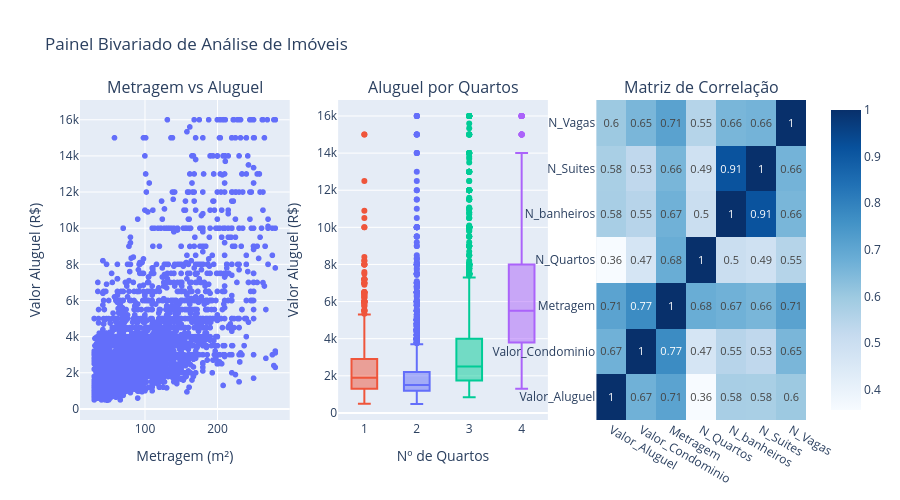

Write notebook code for a chart like this one.
### Code cell
fig = make_subplots(
    rows=1,
    cols=3,
    subplot_titles=(
        "Metragem vs Aluguel",
        "Aluguel por Quartos",
        "Matriz de Correlação",
    ),
)

scatter = px.scatter(df, x="Metragem", y="Valor_Aluguel")
for trace in scatter.data:
    fig.add_trace(trace, row=1, col=1)

box = px.box(df, x="N_Quartos", y="Valor_Aluguel", color="N_Quartos")
for trace in box.data:
    fig.add_trace(trace, row=1, col=2)
    
matriz_corr = df.corr(numeric_only=True)
heatmap = go.Heatmap(
    z=matriz_corr.values,
    x=matriz_corr.columns,
    y=matriz_corr.index,
    colorscale="Blues",
    text=np.round(matriz_corr.values, 2),
    texttemplate="%{text}",
)
fig.add_trace(heatmap, row=1, col=3)

fig.update_layout(
    title_text=" Painel Bivariado de Análise de Imóveis",
    height=500,
    showlegend=False,
)

fig.update_xaxes(title_text="Metragem (m²)", row=1, col=1)
fig.update_yaxes(title_text="Valor Aluguel (R$)", row=1, col=1)

fig.update_xaxes(title_text="Nº de Quartos", row=1, col=2)
fig.update_yaxes(title_text="Valor Aluguel (R$)", row=1, col=2)

fig.show()

print("--- Métricas da Análise Bivariada ---")
print(
    f"Correlação de Pearson (Metragem x Aluguel): {df['Metragem'].corr(df['Valor_Aluguel']):.2f}\n"
)
print("Resumo do Aluguel agrupado por N_Quartos:")
print(df.groupby("N_Quartos")["Valor_Aluguel"].agg(["median", "mean", "std"]))

### Figure 1 — Plotly figure (JSON) as saved in the notebook; plotly's stock layout.template omitted (floating-point values rounded to 4 significant figures; data arrays with more than 128 entries replaced by an {"elided": "..."} marker saying what was removed)
{"data": [{"hovertemplate": "Metragem=%{x}<br>Valor_Aluguel=%{y}<extra></extra>", "legendgroup": "", "marker": {"color": "#636efa", "symbol": "circle"}, "mode": "markers", "name": "", "showlegend": false, "type": "scattergl", "x": {"elided": "7016 int values"}, "xaxis": "x", "y": {"elided": "7016 float values"}, "yaxis": "y"}, {"alignmentgroup": "True", "hovertemplate": "N_Quartos=%{x}<br>Valor_Aluguel=%{y}<extra></extra>", "legendgroup": "2", "marker": {"color": "#636efa"}, "name": "2", "notched": false, "offsetgroup": "2", "orientation": "v", "showlegend": true, "type": "box", "x": {"elided": "3260 int values"}, "x0": " ", "xaxis": "x2", "y": {"elided": "3260 float values"}, "y0": " ", "yaxis": "y2"}, {"alignmentgroup": "True", "hovertemplate": "N_Quartos=%{x}<br>Valor_Aluguel=%{y}<extra></extra>", "legendgroup": "1", "marker": {"color": "#EF553B"}, "name": "1", "notched": false, "offsetgroup": "1", "orientation": "v", "showlegend": true, "type": "box", "x": {"elided": "1145 int values"}, "x0": " ", "xaxis": "x2", "y": {"elided": "1145 float values"}, "y0": " ", "yaxis": "y2"}, {"alignmentgroup": "True", "hovertemplate": "N_Quartos=%{x}<br>Valor_Aluguel=%{y}<extra></extra>", "legendgroup": "3", "marker": {"color": "#00cc96"}, "name": "3", "notched": false, "offsetgroup": "3", "orientation": "v", "showlegend": true, "type": "box", "x": {"elided": "2263 int values"}, "x0": " ", "xaxis": "x2", "y": {"elided": "2263 float values"}, "y0": " ", "yaxis": "y2"}, {"alignmentgroup": "True", "hovertemplate": "N_Quartos=%{x}<br>Valor_Aluguel=%{y}<extra></extra>", "legendgroup": "4", "marker": {"color": "#ab63fa"}, "name": "4", "notched": false, "offsetgroup": "4", "orientation": "v", "showlegend": true, "type": "box", "x": {"elided": "348 int values"}, "x0": " ", "xaxis": "x2", "y": {"elided": "348 float values"}, "y0": " ", "yaxis": "y2"}, {"colorscale": [[0, "rgb(247,251,255)"], [0.125, "rgb(222,235,247)"], [0.25, "rgb(198,219,239)"], [0.375, "rgb(158,202,225)"], [0.5, "rgb(107,174,214)"], [0.625, "rgb(66,146,198)"], [0.75, "rgb(33,113,181)"], [0.875, "rgb(8,81,156)"], [1, "rgb(8,48,107)"]], "text": [[1.0, 0.67, 0.71, 0.36, 0.58, 0.58, 0.6], [0.67, 1.0, 0.77, 0.47, 0.55, 0.53, 0.65], [0.71, 0.77, 1.0, 0.68, 0.67, 0.66, 0.71], [0.36, 0.47, 0.68, 1.0, 0.5, 0.49, 0.55], [0.58, 0.55, 0.67, 0.5, 1.0, 0.91, 0.66], [0.58, 0.53, 0.66, 0.49, 0.91, 1.0, 0.66], [0.6, 0.65, 0.71, 0.55, 0.66, 0.66, 1.0]], "texttemplate": "%{text}", "type": "heatmap", "x": ["Valor_Aluguel", "Valor_Condominio", "Metragem", "N_Quartos", "N_banheiros", "N_Suites", "N_Vagas"], "xaxis": "x3", "y": ["Valor_Aluguel", "Valor_Condominio", "Metragem", "N_Quartos", "N_banheiros", "N_Suites", "N_Vagas"], "yaxis": "y3", "z": [[1.0, 0.6707, 0.7094, 0.3564, 0.5768, 0.5761, 0.5995], [0.6707, 1.0, 0.7734, 0.466, 0.5484, 0.5303, 0.6546], [0.7094, 0.7734, 1.0, 0.6819, 0.6696, 0.6558, 0.7118], [0.3564, 0.466, 0.6819, 1.0, 0.504, 0.4855, 0.5512], [0.5768, 0.5484, 0.6696, 0.504, 1.0, 0.9145, 0.6555], [0.5761, 0.5303, 0.6558, 0.4855, 0.9145, 1.0, 0.6644], [0.5995, 0.6546, 0.7118, 0.5512, 0.6555, 0.6644, 1.0]]}], "layout": {"annotations": [{"font": {"size": 16}, "showarrow": false, "text": "Metragem vs Aluguel", "x": 0.1444, "xanchor": "center", "xref": "paper", "y": 1, "yanchor": "bottom", "yref": "paper"}, {"font": {"size": 16}, "showarrow": false, "text": "Aluguel por Quartos", "x": 0.5, "xanchor": "center", "xref": "paper", "y": 1, "yanchor": "bottom", "yref": "paper"}, {"font": {"size": 16}, "showarrow": false, "text": "Matriz de Correlação", "x": 0.8556, "xanchor": "center", "xref": "paper", "y": 1, "yanchor": "bottom", "yref": "paper"}], "height": 500, "showlegend": false, "title": {"text": " Painel Bivariado de Análise de Imóveis"}, "xaxis": {"anchor": "y", "domain": [0, 0.2889], "title": {"text": "Metragem (m²)"}}, "xaxis2": {"anchor": "y2", "domain": [0.3556, 0.6444], "title": {"text": "Nº de Quartos"}}, "xaxis3": {"anchor": "y3", "domain": [0.7111, 1]}, "yaxis": {"anchor": "x", "domain": [0, 1], "title": {"text": "Valor Aluguel (R$)"}}, "yaxis2": {"anchor": "x2", "domain": [0, 1], "title": {"text": "Valor Aluguel (R$)"}}, "yaxis3": {"anchor": "x3", "domain": [0, 1]}}}
